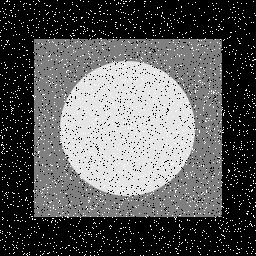
#> input picture Convolution 2D and Histogram Equalization/input/circle_noisy.png, 256 x 256 px, found by its file name
$ python main.py
#> lines starting #> are read from the running program, lines starting #| are printed output that depends on the picture
import cv2
import numpy as np

image = cv2.imread("input\circle_noisy.png", cv2.IMREAD_GRAYSCALE)
#> image is the input picture: shape (256, 256); min 0, max 255, mean 90.9

kernel = np.ones((3, 3)) / 9

result = cv2.filter2D(image, -1, kernel)
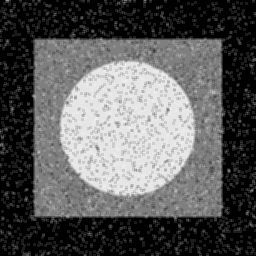
#> result: shape (256, 256); min 0, max 243, mean 90.9

cv2.imwrite("output/result1.jpg", result)
